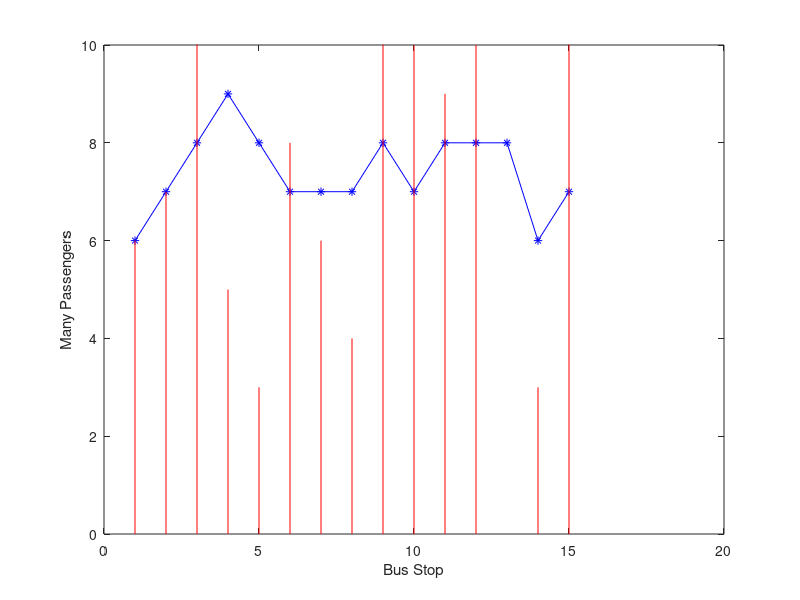

MATLAB code for this plot:
function [output] = HalteGaMatlab5()
    % variabel yang dibutuhkan
    PopSize = 15;
    JumGen = 20;
    CrossoverRate = 0.8;
    MutationRate = 0.02;

    % mulai inisialisasi populasi
    Populasi = randi([0, 20], PopSize, 1);

    % Inisialisasi target
    target = randi([0, 16], PopSize, 1);

    for gen = 1:JumGen
        % evaluasi populasi
        Fitness = EvaluasiPopulasi(Populasi, target); % Penambahan target sebagai argumen
    
        % seleksi populasi
        [parents1, parents2] = SeleksiParent(Populasi, Fitness);

        % crossover
        children = crossover(parents1, parents2, CrossoverRate);

        % mutasi
        children = mutasi(children, MutationRate);

        % seleksi
       Populasi = seleksi_survivor(Populasi, children, Fitness, target);

        % Plot populasi
        plot_populasi(Populasi, gen, target); % Penambahan target sebagai argumen
        bestPopulation = Populasi;
    end

    output = bestPopulation;
end

function fitness = EvaluasiPopulasi(Populasi, target) % Penambahan target sebagai parameter
    fitness = -abs(Populasi - target);
end

% Parent selection
function [parents1, parents2] = SeleksiParent(Populasi, Fitness)
    PopSize = size(Populasi, 1);
    parents1 = Populasi(seleksi_tournamen(Fitness, PopSize), :);
    parents2 = Populasi(seleksi_tournamen(Fitness, PopSize), :);
end

function indices = seleksi_tournamen(Fitness, n)
    PopSize = size(Fitness, 1);
    indices = zeros(n, 1);
    for i=1:n
        idx = randperm(PopSize, 2);
        [~,I] = max(Fitness(idx));
        indices(i) = idx(I);
    end
end

% Crossover
function children = crossover(parents1, parents2, crossoverRate)
    PopSize = size(parents1, 1);
    children = parents1;
    for i = 1:PopSize
        if rand() < crossoverRate
            alpha = rand();
            childValue = alpha * parents1(i) + (1 - alpha) * parents2(i);
            children(i) = round(childValue);
        end
    end
end

%mutasi
function children = mutasi(children, mutationRate)
    PopSize = size(children, 1);
    for i = 1:PopSize
        if rand() < mutationRate
            children(i) = round(children(i) + 0.1*randn());
        end
    end
end

% seleksi survivor
function Populasi = seleksi_survivor(Populasi, children, Fitness, target)
    combinedPopulasi = [Populasi; children];
    combinedFitness = [Fitness; EvaluasiPopulasi(children, target)];
    [~,I] = sort(combinedFitness, 'descend');
    Populasi = combinedPopulasi(I(1:size(Populasi, 1)));
end

function plot_populasi(Populasi, gen, target)
    x = 1:length(Populasi);
    y = Populasi;

    plot(x, y, 'b*-'); 
    hold on;
    for i = 1:length(target)
        line([i i], [0, target(i)], 'color', 'red', 'LineStyle', '-'); 
    end
    hold off;
    title([' ']);
    ylim([0, max(Populasi) + 1]);
    ylabel('Many Passengers');
    xlabel('Bus Stop');
end